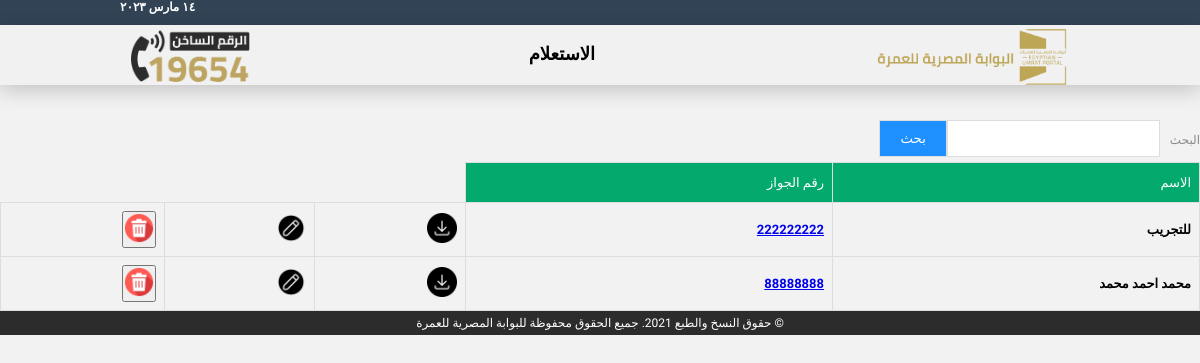
Before: /passengers/ with the older database file.
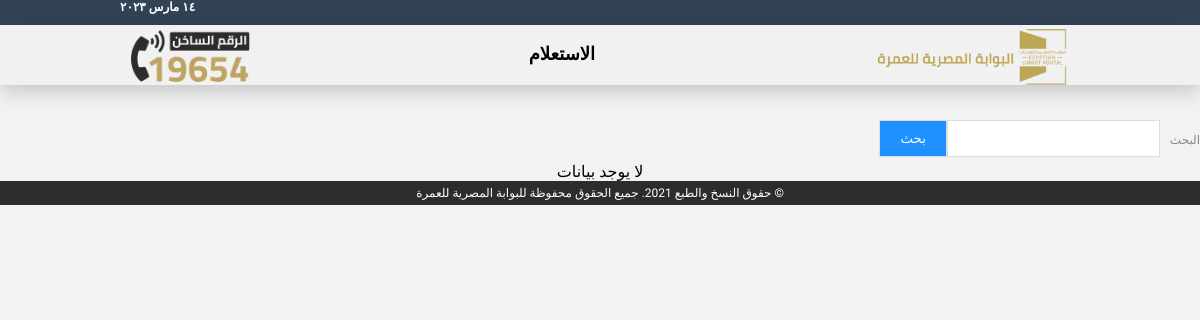
After: the same page with the newer database file.
### mysite/models.py (models this page shows, shortened)
class Passenger(models.Model):
    arabic_name = models.CharField(max_length=150)
    english_name = models.CharField(max_length=150)
    national_id = models.CharField(max_length=14)
    data_of_birth = models.DateField()
    passport_number = models.CharField(max_length=9)
    passport_start = models.DateField()
    passport_end = models.DateField()
    visa_type = models.CharField(max_length=150, default='زيارة شخصية')
    visa_number = models.CharField(max_length=150)
    visa_start = models.DateField()
    visa_end = models.DateField()
    company = models.ForeignKey(Company, on_delete=models.CASCADE)
    created = models.DateTimeField(default=timezone.now, blank=True)
    deleted = models.BooleanField(default=False, blank=True)
    class Meta:
        ordering = ['-created']

### mysite/views.py (the view)
# urls.py: path("passengers/", views.passengerList, name="passengerList"),
def passengerList(request):
    passengers = Passenger.objects.filter(deleted = False)
    if request.method == 'GET':
        search = request.GET.get('search')
        if search:
            passengers = passengers.filter(Q(national_id__icontains=search) |
                                           Q(passport_number__icontains=search) |
                                           Q(visa_number__icontains=search))
    return render(request, 'mysite/passenger_list.html', {'passengers': passengers, 'section': 'passenger_list'})

### mysite/templates/mysite/passenger_list.html (shortened to what this page needs)
{% extends 'base.html' %}
{% load static %}
{% block content %}
<form class="form-inline" method="get">
    <input type="text" name="search" maxlength="50" required id="id_name">
    <button type="submit">بحث</button>
</form>
{% if passengers %}
<table id="passengers">
    <tr>
        <th class="th-content">الاسم</th>
        <th class="th-content">رقم الجواز </th>
    </tr>
    {% for passenger in passengers %}
    <tr>
        <td>{{passenger.arabic_name}}</td>
        <td><a href="{% url 'mysite:passenger_details' passenger.national_id %}">{{passenger.passport_number}}</a></td>
        <td>
            <a href="{% url 'mysite:passenger_pdf' passenger.national_id %}" target="_blank">
                <img class="pass-btn" src="{% static 'image/download.png' %}" alt="">
            </a>
        </td>
        <td>
            <a href="{% url 'mysite:passengerEdit' passenger.national_id %}">
                <img class="pass-btn" src="{% static 'image/edit.png' %}" alt="">
            </a>
        </td>
        <form method="POST" action="{% url 'mysite:passengerDelete' passenger.national_id %}">
            <td>
                <button type="submit" class="button delete"
                    onclick="return confirmDelete('{{ passenger.arabic_name}}');">
                    <img class="pass-btn" src="{% static 'image/delete.png' %}" alt="">
                </button>
            </td>
        </form>
    </tr>
    {% endfor %}
</table>
{% else %}
<div>
    <p style="text-align: center;">لا يوجد بيانات
    </p>
</div>
{% endif %}
{% endblock content %}

### mysite/templates/base.html (shortened to what this page needs)
{% load static %}
<!DOCTYPE html>
<html lang="en" dir="rtl">
<head>
    <link rel="stylesheet" href="{% static 'css/style.css' %}">
    <link rel="stylesheet" href="https://cdnjs.cloudflare.com/ajax/libs/font-awesome/4.7.0/css/font-awesome.min.css">
</head>
<body>
    <div class="navbar-content">
        <nav>
            <div class="nav-date">
                <p><span id="today-date"></span></p>
            </div>
        </nav>
        <header>
            <div>
                <a href="{% url 'mysite:index' %}"><img src="{% static 'image/logo-header.png' %}" alt="" class="logo"></a>
            </div>
            {% if request.user.is_authenticated %}
            <div class="topnav">
                {% if request.user.is_authenticated %}
                <a {% if section == "passenger_list" %} class="active" {% endif %} href="{% url 'mysite:passengerList' %}">العملاء</a>
                <a {% if section == "company" %} class="active" {% endif %} href="{% url 'mysite:company_list' %}">الشركات</a>
                <a {% if section == 'new_passenger' %} class="active" {% endif %} href="{% url 'mysite:new_passenger' %}">اضافة
                    مسافر</a>
                {% endif %}
                <a {% if section == "index" %}class="active" {% endif %} href="{% url 'mysite:index' %}">الاستعلام</a>
            </div>
            {% else %}
            <div class="topnav-no">
                <a {% if section == "index" %}class="active" {% endif %} href="{% url 'mysite:index' %}">الاستعلام</a>
            </div>
            {% endif %}
            <div>
                <img src="{% static 'image/Hotline.png' %}" alt="" class="hotline">
            </div>
        </header>
    </div>
    <div class="page-body">
        {% block content %}
        {% endblock content %}
    </div>
    <footer>
        <div class="end-footer">
            <p>&copy; حقوق النسخ والطبع 2021. جميع الحقوق محفوظة للبوابة المصرية للعمرة</p>
        </div>
    </footer>
</body>
</html>

### static/css/style.css (style rules this page uses)
* { margin: 0px; padding: 0px; font-family: 'Cairo', sans-serif; }
body { background-color: #f2f2f2; }
nav { height: 25px; background-color: #324356; padding: 0 10%; }
.nav-date { font-size: 12px; color: #444; }
#today-date { float: left; font-weight: bold; color: #fff; }
header { display: flex; justify-content: space-around; align-items: center; height: 60px; background-color: #f1f1f1; box-shadow: 0 6px 20px 0 rgba(0, 0, 0, 0.19); }
.topnav-no a { float: left; display: block; color: black; text-align: center; padding: 12px 16px; text-decoration: none; font-size: 18px; border-bottom: 3px solid transparent; font-weight: 700; }
.logo { height: 60px; margin-top: 8px; }
.hotline { height: 60px; margin-top: 10px; }
footer .end-footer { margin-right: auto; margin-left: auto; padding-right: 15px; padding-left: 15px; }
footer p { width: 100%; margin: 0 auto; color: white; text-align: center; font-size: 12px; }
form { margin-top: 30px; display: block; }
p { margin: 0; padding: 0; }

### mysite/templates/mysite/passenger_list.html (style rules this page uses)
.form-inline { display: flex; flex-flow: row wrap; align-items: center; }
.form-inline input { vertical-align: middle; margin: 5px 10px 5px 0; padding: 10px; background-color: #fff; border: 1px solid #ddd; }
.form-inline button { padding: 10px 20px; background-color: dodgerblue; border: 1px solid #ddd; color: white; }
footer { background-color: #2c2c2c; padding: 5px 0; bottom: 0; width: 100%; }

Changed rows visible on the page:
removed Passenger: arabic_name "للتجريب", passport_number "222222222"
removed Passenger: arabic_name "محمد احمد محمد", passport_number "88888888"
Other visible differences:
text no longer shown: "الاسم رقم الجواز"
text now shown: "لا يوجد بيانات"
